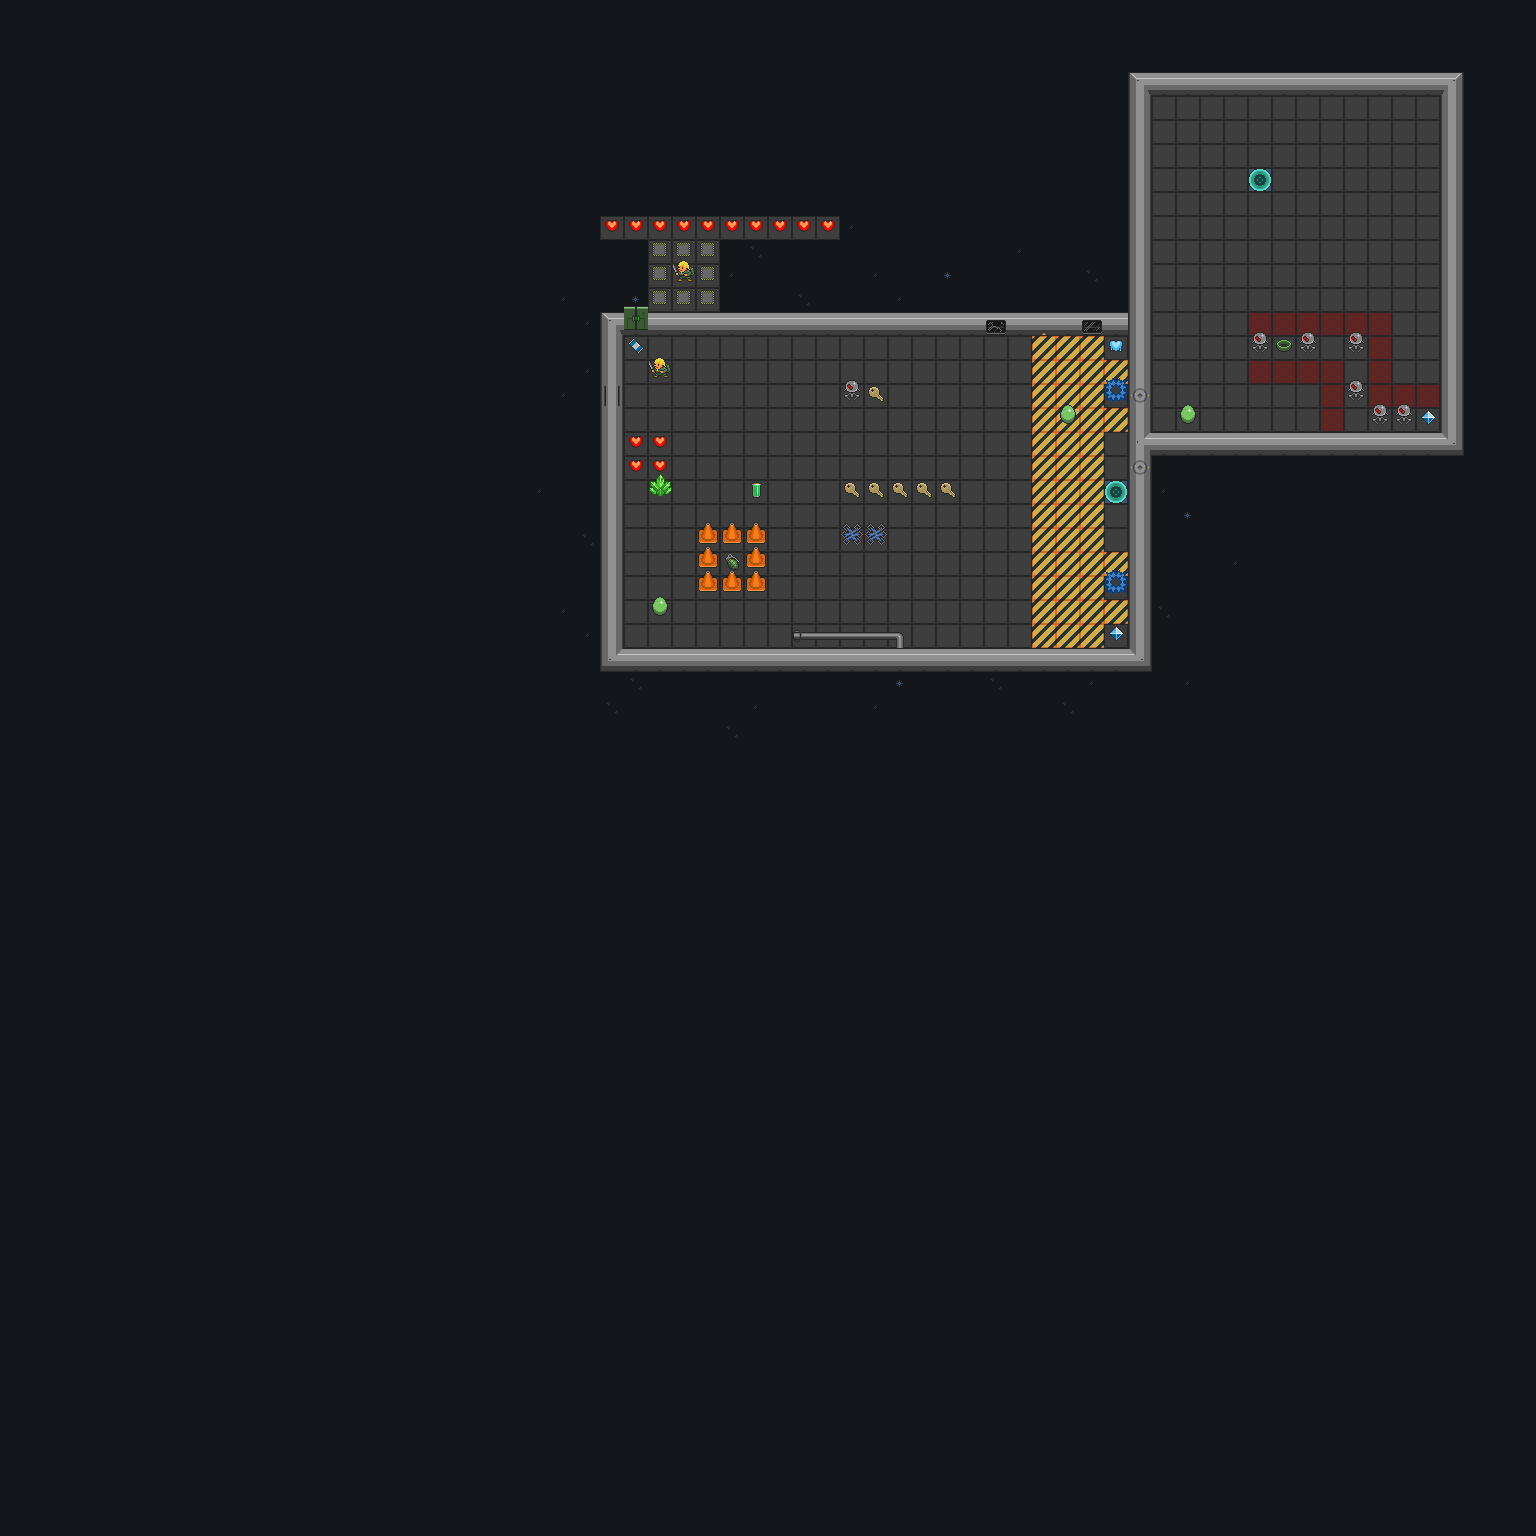

Tiled map render using the project's own tile images. Description and the map definition, with tile-layer contents summarised, below:
An orthogonal 64x64 tile map with 24x24 px tiles, 4 tile layers (space, ground, objects, characters), 1 hidden layer not drawn, 6 tilesets.

<map version="1.2" tiledversion="1.2.0" orientation="orthogonal" renderorder="right-down" width="64" height="64" tilewidth="24" tileheight="24" infinite="0" nextlayerid="6" nextobjectid="1">
 <tileset firstgid="1" source="tilesets/oryx_16bit_scifi_world.tsx" />
 <tileset firstgid="1436" name="oryx_16bit_scifi_world_trans" tilewidth="24" tileheight="24" tilecount="1435" columns="35">
  <tileoffset x="0" y="-6" />
  <image source="oryx_16bit_scifi_world_trans.png" trans="000000" width="840" height="984" />
 </tileset>
 <tileset firstgid="2871" source="tilesets/oryx_16bit_scifi_creatures.tsx" />
 <tileset firstgid="4183" name="oryx_16bit_scifi_creatures" tilewidth="24" tileheight="24" tilecount="1312" columns="32">
  <tileoffset x="0" y="-3" />
  <image source="oryx_16bit_scifi_creatures.png" trans="000000" width="768" height="984" />
 </tileset>
 <tileset firstgid="5495" name="oryx_16bit_scifi_items" tilewidth="16" tileheight="16" tilecount="198" columns="22">
  <tileoffset x="4" y="-6" />
  <image source="oryx_16bit_scifi_items.png" trans="000000" width="352" height="144" />
 </tileset>
 <tileset firstgid="5693" name="oryx_16bit_scifi_world_decals" tilewidth="24" tileheight="24" tilecount="110" columns="10">
  <image source="oryx_16bit_scifi_world_decals.png" trans="000000" width="240" height="264" />
 </tileset>
 <layer id="1" name="space" width="64" height="64">
  <data>[4096 cells, 4096 non-empty, 4 distinct tile ids]</data>
 </layer>
 <layer id="2" name="ground" width="64" height="64">
  <data>[4096 cells, 582 non-empty, 14 distinct tile ids]</data>
 </layer>
 <layer id="3" name="shadows" width="64" height="64" visible="0">
  <data>[4096 cells, 0 non-empty, 0 distinct tile ids]</data>
 </layer>
 <layer id="4" name="objects" width="64" height="64">
  <data>[4096 cells, 147 non-empty, 19 distinct tile ids]</data>
 </layer>
 <layer id="5" name="characters" width="64" height="64">
  <data>[4096 cells, 14 non-empty, 7 distinct tile ids]</data>
 </layer>
</map>
